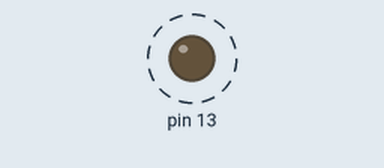
Simulated run of this sketch. Board: Arduino Uno, built with avr-gcc and run on an emulated ATmega328P. Shown: output pins drawn as LEDs (lit = HIGH). Dashed ring = blinking.

Above: at 0.5 s.
Timing chart, 0 to 3.0 s (numbered marks = the images above):
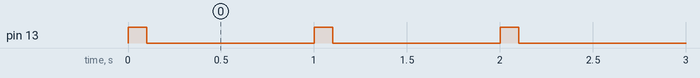

Measured:
- by itself, pin 13: alternates HIGH for 0.10 s and LOW for 0.90 s

The sketch:

lighthouse.ino
```cpp
void setup()
{
  pinMode(13, OUTPUT);
}

void loop()
{
  digitalWrite(13, HIGH);
  delay(100);
  digitalWrite(13, LOW);
  delay(900);
}
```
